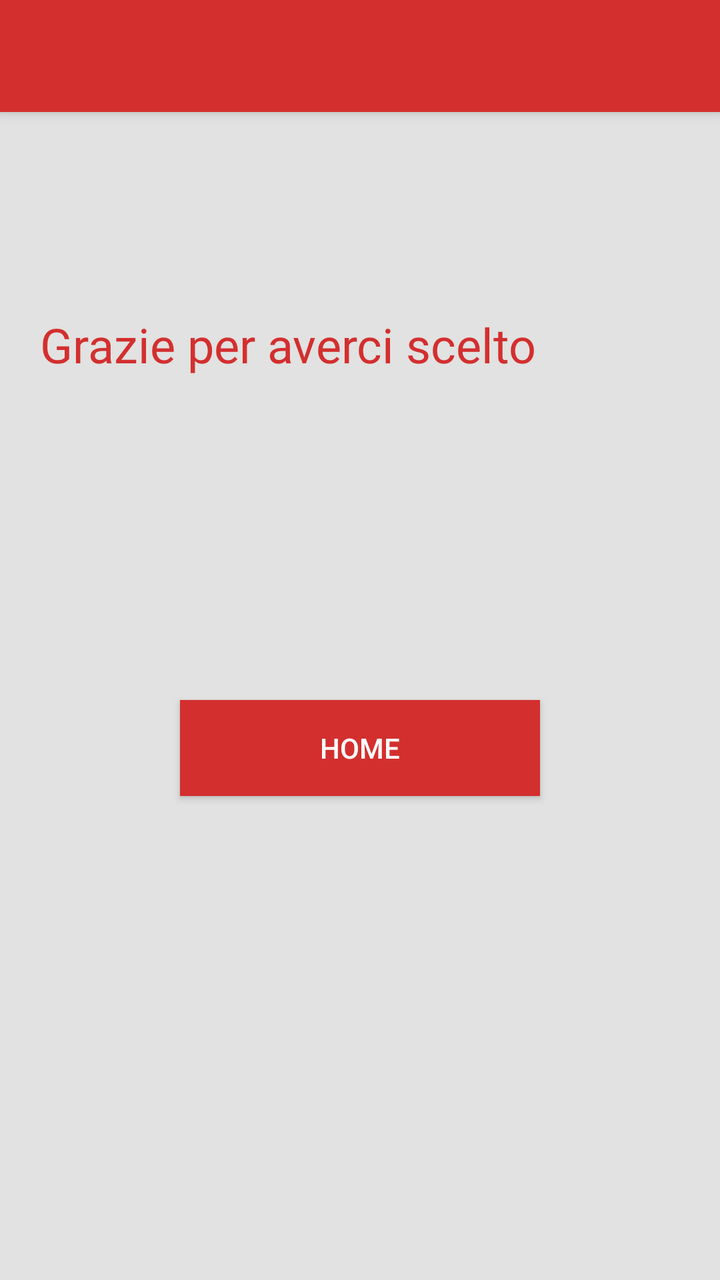
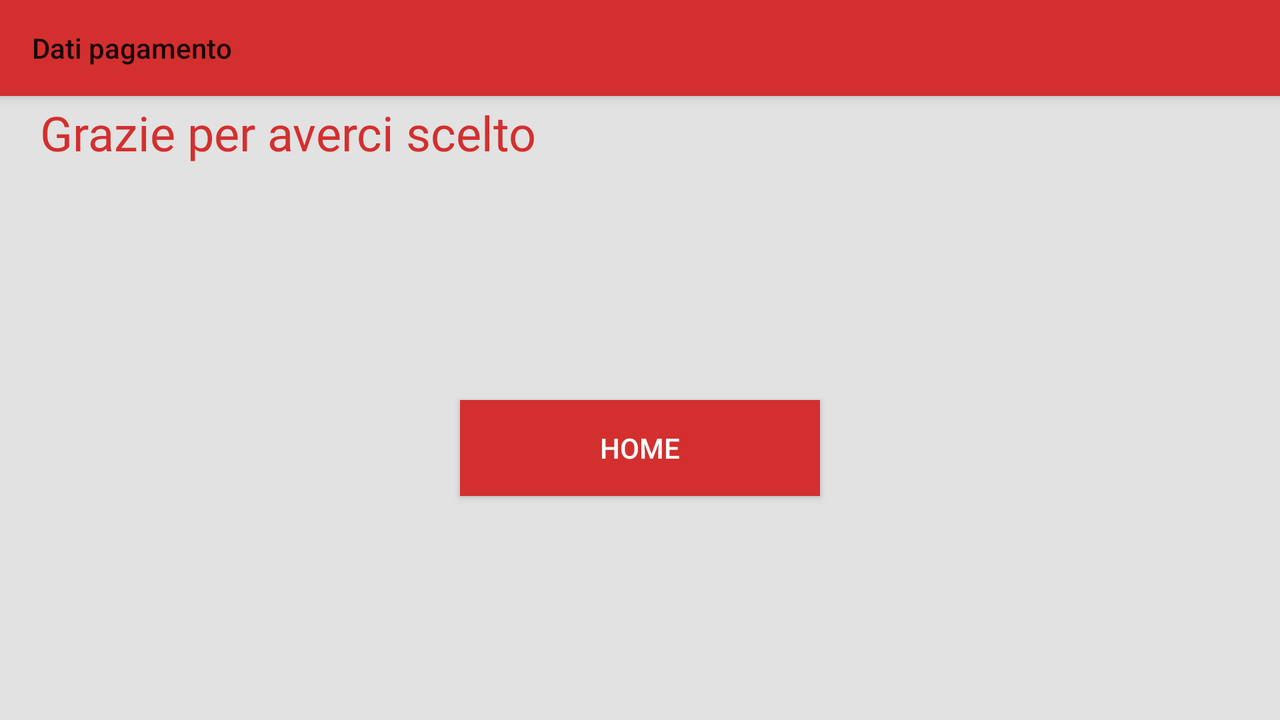

The same Android screen from two of the app's own layout files: first res/layout/ as a phone draws it, then the repository's variant for another configuration, drawn on a device whose configuration selects that folder. Both files follow.
<!-- AndroidManifest.xml: application theme AppTheme -->
<!-- res/layout/activity_pagadopo_.xml -->
<?xml version="1.0" encoding="utf-8"?>
<RelativeLayout xmlns:android="http://schemas.android.com/apk/res/android"
    xmlns:app="http://schemas.android.com/apk/res-auto"
    android:layout_width="match_parent"
    android:layout_height="match_parent"
    android:background="@color/color">

    <android.support.v7.widget.Toolbar
        android:id="@+id/toolbar"
        android:layout_width="match_parent"
        android:layout_height="?attr/actionBarSize"
        android:background="?attr/colorPrimary"
        android:elevation="4dp"
        android:theme="@style/ThemeOverlay.AppCompat.ActionBar"
        app:popupTheme="@style/ThemeOverlay.AppCompat.Light" />

    <TextView
        android:id="@+id/textView7"
        android:layout_below="@id/toolbar"
        android:layout_width="wrap_content"
        android:layout_height="wrap_content"
        android:layout_marginTop="100dp"
        android:layout_marginLeft="20sp"
        android:text="@string/grazie_per_averci_scelto"
        android:fontFamily="@font/courgette"
        android:textSize="24sp"
        android:textColor="@color/colorPrimary"/>

    <Button
        android:id="@+id/btnh"
        android:layout_width="180dp"
        android:layout_height="wrap_content"
        android:layout_centerHorizontal="true"
        android:layout_marginTop="350dp"
        android:clickable="true"
        android:background="@color/colorPrimary"
        android:textColor="@android:color/white"
        android:text="@string/home"
        android:textSize="14sp" />
</RelativeLayout>
<!-- resources referenced by this layout -->
<resources>
  <color name="color">#E1E2E1</color>
  <color name="colorPrimary">#d32f2f</color>
  <string name="grazie_per_averci_scelto">Grazie per averci scelto</string>
  <string name="home" translatable="false">Home</string>
  <style name="AppTheme" parent="Theme.AppCompat.Light.DarkActionBar">
          
          <item name="colorPrimary">@color/colorPrimary</item>
          <item name="colorPrimaryDark">@color/colorPrimaryDark</item>
          <item name="colorAccent">@color/colorAccent</item>
      </style>
  <color name="colorPrimaryDark">#9a0007</color>
  <color name="colorAccent">#EF9A9A</color>
</resources>
<!-- res/layout-land/activity_pagadopo_.xml (the repository's variant of the layout above) -->
<!-- drawn on the phone turned sideways -->
<?xml version="1.0" encoding="utf-8"?>
<RelativeLayout xmlns:android="http://schemas.android.com/apk/res/android"
    xmlns:app="http://schemas.android.com/apk/res-auto"
    android:layout_width="match_parent"
    android:layout_height="match_parent"
    android:background="@color/color">

    <android.support.v7.widget.Toolbar
        android:id="@+id/toolbar"
        android:layout_width="match_parent"
        android:layout_height="?attr/actionBarSize"
        android:background="?attr/colorPrimary"
        android:elevation="4dp"
        android:theme="@style/ThemeOverlay.AppCompat.ActionBar"
        app:popupTheme="@style/ThemeOverlay.AppCompat.Light"
        app:title="@string/dati_p"/>

    <TextView
        android:id="@+id/textView7"
        android:layout_width="wrap_content"
        android:layout_height="wrap_content"
        android:layout_marginTop="50dp"
        android:layout_marginLeft="20sp"
        android:text="@string/grazie_per_averci_scelto"
        android:fontFamily="@font/courgette"
        android:textSize="24sp"
        android:textColor="@color/colorPrimary"/>

    <Button
        android:id="@+id/btnh"
        android:layout_width="180dp"
        android:layout_height="wrap_content"
        android:layout_centerHorizontal="true"
        android:layout_marginTop="200dp"
        android:clickable="true"
        android:background="@color/colorPrimary"
        android:textColor="@android:color/white"
        android:text="@string/home"
        android:textSize="14sp" />
</RelativeLayout>
<!-- resources referenced by the variant -->
<!-- as the phone turned sideways resolves them -->
<resources>
  <color name="color">#E1E2E1</color>
  <color name="colorPrimary">#d32f2f</color>
  <string name="dati_p">Dati pagamento</string>
  <string name="grazie_per_averci_scelto">Grazie per averci scelto</string>
  <string name="home" translatable="false">Home</string>
  <style name="AppTheme" parent="Theme.AppCompat.Light.DarkActionBar">
          
          <item name="colorPrimary">@color/colorPrimary</item>
          <item name="colorPrimaryDark">@color/colorPrimaryDark</item>
          <item name="colorAccent">@color/colorAccent</item>
      </style>
  <color name="colorPrimaryDark">#9a0007</color>
  <color name="colorAccent">#EF9A9A</color>
</resources>
